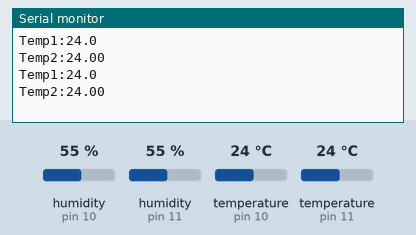
This sketch was run on a simulated Arduino Uno, built with avr-gcc and run on an emulated ATmega328P. Parts: the last lines printed to the serial monitor. The test bench sets the inputs (shaded band); at power-on: temperature (sensors on pin 10, pin 11) 24 °C, humidity (sensors on pin 10, pin 11) 55 %.

Above: at 5.8 s.
5.9 s: temperature (sensor on pin 10) set to 12 °C
At 11.3 s:
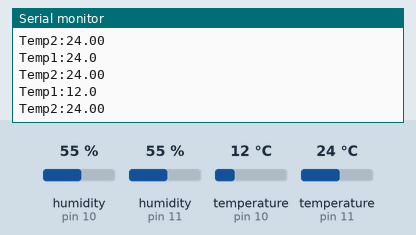
11.9 s: temperature (sensor on pin 11) set to 12 °C
At 15.6 s:
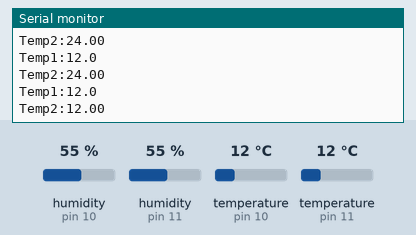
17.9 s: temperature (sensor on pin 10) set to 19 °C
At 21.2 s:
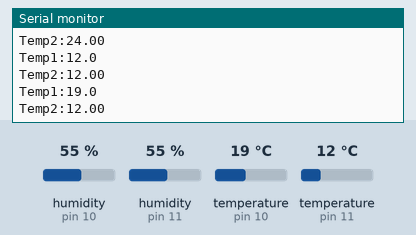
23.9 s: temperature (sensor on pin 11) set to 19 °C
At 26.7 s:
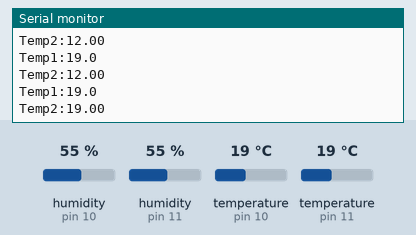
Timing chart, 0 to 28.2 s (numbered marks = the images above; inputs shaded):
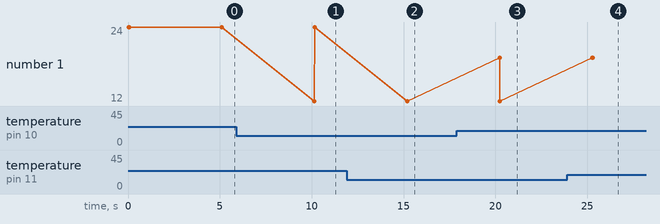

Measured:
- after the input at 5.9 s, the serial monitor: prints a new line after 4.2 s (image 1)
- after the input at 11.9 s, the serial monitor: prints a new line after 3.3 s (image 2)
- after the input at 17.9 s, the serial monitor: prints a new line after 2.3 s (image 3)
- after the input at 23.9 s, the serial monitor: prints a new line after 1.4 s (image 4)

The sketch:

Arduino_code.ino
```cpp
#include <DHT.h>

#define DHTPIN1 10
#define DHTPIN2 11
#define DHTTYPE1 DHT11
#define DHTTYPE2 DHT11
DHT dht1(DHTPIN1, DHTTYPE1);
DHT dht2(DHTPIN2, DHTTYPE2);

void setup() {
  Serial.begin(9600);
  dht1.begin();
  dht2.begin();
}

void loop() {
  float t1 = dht1.readTemperature();
  float t2 = dht2.readTemperature();

  if (!isnan(t1)&&!isnan(t2)) {
    Serial.print("Temp1:");
    Serial.println(t1,1);  // 예: 24.6
    Serial.print("Temp2:");
    Serial.println(t2,2);

  }

  delay(5000);

}
```
